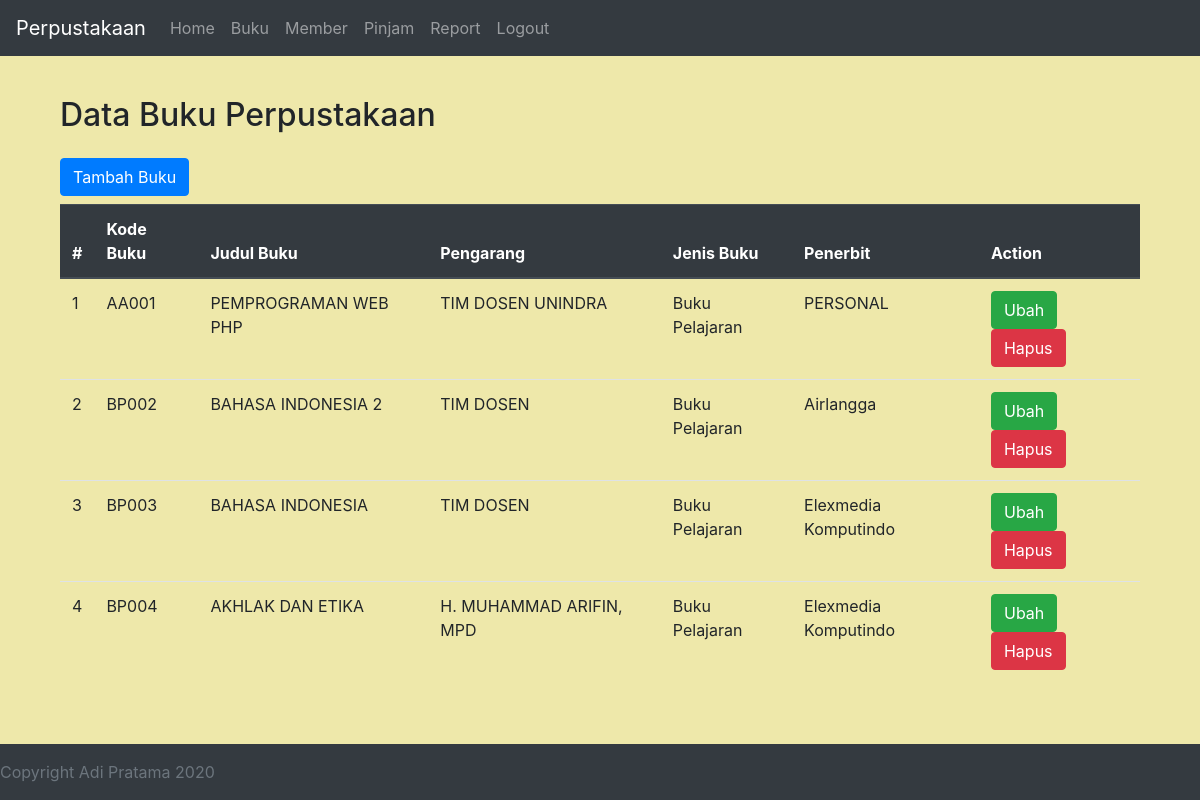
/buku/buku.php (signed in), run on the app's committed database.
### tables this page shows
CREATE TABLE `tb_buku` (
  `kd_buku` varchar(5) NOT NULL,
  `judul_buku` varchar(30) DEFAULT NULL,
  `pengarang` varchar(30) DEFAULT NULL,
  `jenis_buku` varchar(30) DEFAULT NULL,
  `kd_penerbit` varchar(6) DEFAULT NULL,
  `kd_rak` varchar(6) NOT NULL
);

CREATE TABLE `tb_penerbit` (
  `kode` varchar(6) NOT NULL,
  `penerbit` varchar(30) NOT NULL
);

### buku/buku.php (the view, shortened to what this page needs)
<!DOCTYPE html>
<html>
<head>
  <?php include "../contents/headscript.php"; ?>
</head>
<body>
  <?php include "../contents/navbar.php"; ?>
  <main>
    <div class="container">
      <div class="col-sm-12">
       <h2 class="h2 mb-4">Data Buku Perpustakaan</h2>
       <a href="form_buku.php" class="btn btn-primary mb-2">Tambah Buku</a>
       <table class="table">
        <thead class="thead-dark">
          <tr>
            <th scope="col">#</th>
            <th scope="col">Kode Buku</th>
            <th scope="col">Judul Buku</th>
            <th scope="col">Pengarang</th>
            <th scope="col">Jenis Buku</th>
            <th scope="col">Penerbit</th>
            <th scope="col">Action</th>
          </tr>
        </thead>
        <tbody>
          <?php
          $conn = buka_koneksi();
          $query = "SELECT b.kd_buku,b.judul_buku,b.pengarang,b.jenis_buku,p.penerbit FROM tb_buku b JOIN tb_penerbit p ON b.kd_penerbit = p.kode";
          $hasil = mysqli_query($conn, $query);
          $i =1;
          while($row = mysqli_fetch_assoc($hasil)){
            echo "<tr>";
            echo "<td>".$i++."</td>";
            echo "<td>$row[kd_buku]</td>";
            echo "<td>$row[judul_buku]</td>";
            echo "<td>$row[pengarang]</td>";
            echo "<td>$row[jenis_buku]</td>";
            echo "<td>$row[penerbit]</td>";
            echo "<td>
            <a class = 'btn btn-success' href='update_buku.php?kode_buku=$row[kd_buku]'>Ubah</a>
            <a class = 'btn btn-danger' href='delete_buku.php?kode_buku=$row[kd_buku]'>Hapus</a>
            </td>";
            echo "</tr>";
          }
          ?>
        </tbody>
      </table>
    </div>
  </main>
  <?php include "../contents/footer.php"; ?>
</body>
</html>

### contents/headscript.php (style rules this page uses)
main > .container { padding: 40px 15px 0; }

### buku/buku.php (style rules this page uses)
body { background: #EEE8AA; }

### data on the page
tb_buku: kd_buku "AA001", judul_buku "PEMPROGRAMAN WEB PHP", pengarang "TIM DOSEN UNINDRA", jenis_buku "Buku Pelajaran", kd_penerbit.penerbit "PERSONAL"
tb_buku: kd_buku "BP002", judul_buku "BAHASA INDONESIA 2", pengarang "TIM DOSEN", jenis_buku "Buku Pelajaran", kd_penerbit.penerbit "Airlangga"
tb_buku: kd_buku "BP003", judul_buku "BAHASA INDONESIA", pengarang "TIM DOSEN", jenis_buku "Buku Pelajaran", kd_penerbit.penerbit "Elexmedia Komputindo"
tb_buku: kd_buku "BP004", judul_buku "AKHLAK DAN ETIKA", pengarang "H. MUHAMMAD ARIFIN, MPD", jenis_buku "Buku Pelajaran", kd_penerbit.penerbit "Elexmedia Komputindo"
